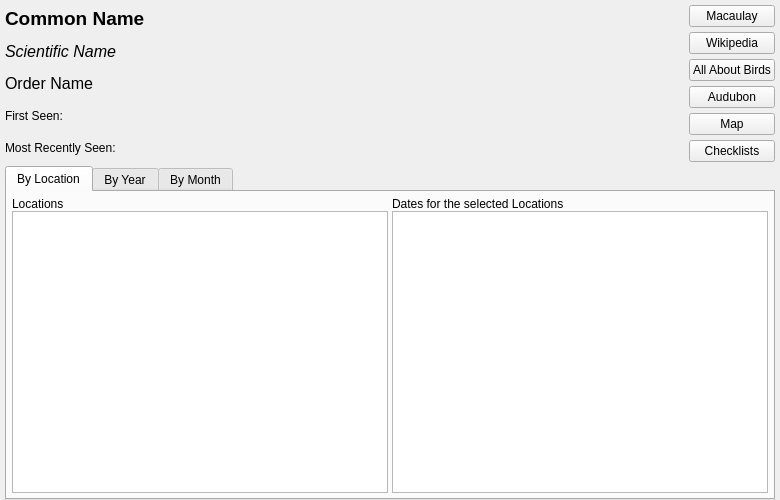
<?xml version="1.0" encoding="UTF-8"?>
<ui version="4.0">
 <class>frmIndividual</class>
 <widget class="QWidget" name="frmIndividual">
  <property name="geometry">
   <rect>
    <x>0</x>
    <y>0</y>
    <width>780</width>
    <height>500</height>
   </rect>
  </property>
  <property name="sizePolicy">
   <sizepolicy hsizetype="Preferred" vsizetype="Preferred">
    <horstretch>0</horstretch>
    <verstretch>0</verstretch>
   </sizepolicy>
  </property>
  <property name="windowTitle">
   <string>Species Report</string>
  </property>
  <property name="windowIcon">
   <iconset resource="icons.qrc">
    <normaloff>:/icon_individual.png</normaloff>:/icon_individual.png</iconset>
  </property>
  <widget class="QScrollArea" name="scrollArea">
   <property name="geometry">
    <rect>
     <x>0</x>
     <y>0</y>
     <width>780</width>
     <height>500</height>
    </rect>
   </property>
   <property name="frameShape">
    <enum>QFrame::NoFrame</enum>
   </property>
   <property name="frameShadow">
    <enum>QFrame::Plain</enum>
   </property>
   <property name="lineWidth">
    <number>0</number>
   </property>
   <property name="widgetResizable">
    <bool>true</bool>
   </property>
   <widget class="QWidget" name="scrollAreaWidgetContents">
    <property name="geometry">
     <rect>
      <x>0</x>
      <y>0</y>
      <width>780</width>
      <height>500</height>
     </rect>
    </property>
    <property name="sizePolicy">
     <sizepolicy hsizetype="Expanding" vsizetype="Expanding">
      <horstretch>0</horstretch>
      <verstretch>0</verstretch>
     </sizepolicy>
    </property>
    <layout class="QVBoxLayout" name="verticalLayout">
     <property name="spacing">
      <number>4</number>
     </property>
     <property name="leftMargin">
      <number>5</number>
     </property>
     <property name="topMargin">
      <number>5</number>
     </property>
     <property name="rightMargin">
      <number>5</number>
     </property>
     <property name="bottomMargin">
      <number>0</number>
     </property>
     <item>
      <widget class="QFrame" name="frameTop">
       <property name="sizePolicy">
        <sizepolicy hsizetype="Expanding" vsizetype="Preferred">
         <horstretch>0</horstretch>
         <verstretch>0</verstretch>
        </sizepolicy>
       </property>
       <property name="layoutDirection">
        <enum>Qt::LeftToRight</enum>
       </property>
       <property name="frameShape">
        <enum>QFrame::NoFrame</enum>
       </property>
       <property name="frameShadow">
        <enum>QFrame::Plain</enum>
       </property>
       <property name="lineWidth">
        <number>0</number>
       </property>
       <layout class="QHBoxLayout" name="horizontalLayout">
        <property name="spacing">
         <number>4</number>
        </property>
        <property name="leftMargin">
         <number>0</number>
        </property>
        <property name="topMargin">
         <number>0</number>
        </property>
        <property name="rightMargin">
         <number>0</number>
        </property>
        <property name="bottomMargin">
         <number>0</number>
        </property>
        <item>
         <widget class="QFrame" name="frameNames">
          <property name="sizePolicy">
           <sizepolicy hsizetype="Expanding" vsizetype="Preferred">
            <horstretch>0</horstretch>
            <verstretch>0</verstretch>
           </sizepolicy>
          </property>
          <property name="layoutDirection">
           <enum>Qt::LeftToRight</enum>
          </property>
          <property name="frameShape">
           <enum>QFrame::NoFrame</enum>
          </property>
          <property name="frameShadow">
           <enum>QFrame::Plain</enum>
          </property>
          <property name="lineWidth">
           <number>0</number>
          </property>
          <layout class="QVBoxLayout" name="verticalLayout_3">
           <property name="leftMargin">
            <number>0</number>
           </property>
           <property name="topMargin">
            <number>0</number>
           </property>
           <property name="rightMargin">
            <number>0</number>
           </property>
           <property name="bottomMargin">
            <number>0</number>
           </property>
           <item>
            <widget class="QLabel" name="lblCommonName">
             <property name="sizePolicy">
              <sizepolicy hsizetype="Expanding" vsizetype="Preferred">
               <horstretch>0</horstretch>
               <verstretch>0</verstretch>
              </sizepolicy>
             </property>
             <property name="font">
              <font>
               <pointsize>14</pointsize>
               <weight>75</weight>
               <bold>true</bold>
              </font>
             </property>
             <property name="text">
              <string>Common Name</string>
             </property>
             <property name="wordWrap">
              <bool>true</bool>
             </property>
             <property name="textInteractionFlags">
              <set>Qt::LinksAccessibleByMouse|Qt::TextSelectableByMouse</set>
             </property>
            </widget>
           </item>
           <item>
            <widget class="QLabel" name="lblScientificName">
             <property name="sizePolicy">
              <sizepolicy hsizetype="Expanding" vsizetype="Preferred">
               <horstretch>0</horstretch>
               <verstretch>0</verstretch>
              </sizepolicy>
             </property>
             <property name="font">
              <font>
               <pointsize>12</pointsize>
               <weight>50</weight>
               <italic>true</italic>
               <bold>false</bold>
              </font>
             </property>
             <property name="text">
              <string>Scientific Name</string>
             </property>
             <property name="wordWrap">
              <bool>true</bool>
             </property>
            </widget>
           </item>
           <item>
            <widget class="QLabel" name="lblOrderName">
             <property name="sizePolicy">
              <sizepolicy hsizetype="Expanding" vsizetype="Preferred">
               <horstretch>0</horstretch>
               <verstretch>0</verstretch>
              </sizepolicy>
             </property>
             <property name="font">
              <font>
               <pointsize>12</pointsize>
               <weight>50</weight>
               <italic>false</italic>
               <bold>false</bold>
              </font>
             </property>
             <property name="text">
              <string>Order Name</string>
             </property>
             <property name="wordWrap">
              <bool>true</bool>
             </property>
            </widget>
           </item>
           <item>
            <widget class="QLabel" name="lblFirstSeen">
             <property name="text">
              <string>First Seen:</string>
             </property>
             <property name="wordWrap">
              <bool>true</bool>
             </property>
            </widget>
           </item>
           <item>
            <widget class="QLabel" name="lblMostRecentlySeen">
             <property name="sizePolicy">
              <sizepolicy hsizetype="Expanding" vsizetype="Preferred">
               <horstretch>0</horstretch>
               <verstretch>0</verstretch>
              </sizepolicy>
             </property>
             <property name="text">
              <string>Most Recently Seen:</string>
             </property>
             <property name="wordWrap">
              <bool>true</bool>
             </property>
             <property name="textInteractionFlags">
              <set>Qt::LinksAccessibleByMouse|Qt::TextSelectableByMouse</set>
             </property>
            </widget>
           </item>
          </layout>
         </widget>
        </item>
        <item>
         <widget class="QFrame" name="frameButtons">
          <property name="sizePolicy">
           <sizepolicy hsizetype="Preferred" vsizetype="Preferred">
            <horstretch>0</horstretch>
            <verstretch>0</verstretch>
           </sizepolicy>
          </property>
          <property name="layoutDirection">
           <enum>Qt::RightToLeft</enum>
          </property>
          <property name="frameShape">
           <enum>QFrame::NoFrame</enum>
          </property>
          <property name="frameShadow">
           <enum>QFrame::Plain</enum>
          </property>
          <property name="lineWidth">
           <number>0</number>
          </property>
          <layout class="QVBoxLayout" name="verticalLayout_10">
           <property name="spacing">
            <number>5</number>
           </property>
           <property name="leftMargin">
            <number>0</number>
           </property>
           <property name="topMargin">
            <number>0</number>
           </property>
           <property name="rightMargin">
            <number>0</number>
           </property>
           <property name="bottomMargin">
            <number>0</number>
           </property>
           <item>
            <widget class="QPushButton" name="buttonMacaulay">
             <property name="sizePolicy">
              <sizepolicy hsizetype="Preferred" vsizetype="Preferred">
               <horstretch>0</horstretch>
               <verstretch>0</verstretch>
              </sizepolicy>
             </property>
             <property name="text">
              <string>Macaulay</string>
             </property>
            </widget>
           </item>
           <item>
            <widget class="QPushButton" name="buttonWikipedia">
             <property name="sizePolicy">
              <sizepolicy hsizetype="Preferred" vsizetype="Preferred">
               <horstretch>0</horstretch>
               <verstretch>0</verstretch>
              </sizepolicy>
             </property>
             <property name="text">
              <string>Wikipedia</string>
             </property>
            </widget>
           </item>
           <item>
            <widget class="QPushButton" name="buttonAllAboutBirds">
             <property name="sizePolicy">
              <sizepolicy hsizetype="Preferred" vsizetype="Preferred">
               <horstretch>0</horstretch>
               <verstretch>0</verstretch>
              </sizepolicy>
             </property>
             <property name="text">
              <string>All About Birds</string>
             </property>
            </widget>
           </item>
           <item>
            <widget class="QPushButton" name="buttonAudubon">
             <property name="sizePolicy">
              <sizepolicy hsizetype="Preferred" vsizetype="Preferred">
               <horstretch>0</horstretch>
               <verstretch>0</verstretch>
              </sizepolicy>
             </property>
             <property name="text">
              <string>Audubon</string>
             </property>
            </widget>
           </item>
           <item>
            <widget class="QPushButton" name="buttonMap">
             <property name="sizePolicy">
              <sizepolicy hsizetype="Preferred" vsizetype="Preferred">
               <horstretch>0</horstretch>
               <verstretch>0</verstretch>
              </sizepolicy>
             </property>
             <property name="text">
              <string>Map</string>
             </property>
            </widget>
           </item>
           <item>
            <widget class="QPushButton" name="buttonChecklists">
             <property name="sizePolicy">
              <sizepolicy hsizetype="Preferred" vsizetype="Preferred">
               <horstretch>0</horstretch>
               <verstretch>0</verstretch>
              </sizepolicy>
             </property>
             <property name="text">
              <string>Checklists</string>
             </property>
            </widget>
           </item>
          </layout>
         </widget>
        </item>
       </layout>
      </widget>
     </item>
     <item>
      <widget class="QTabWidget" name="tabIndividual">
       <property name="currentIndex">
        <number>0</number>
       </property>
       <widget class="QWidget" name="tab">
        <attribute name="title">
         <string>By Location</string>
        </attribute>
        <layout class="QHBoxLayout" name="horizontalLayout_2">
         <property name="spacing">
          <number>4</number>
         </property>
         <property name="leftMargin">
          <number>5</number>
         </property>
         <property name="topMargin">
          <number>5</number>
         </property>
         <property name="rightMargin">
          <number>5</number>
         </property>
         <property name="bottomMargin">
          <number>5</number>
         </property>
         <item>
          <widget class="QFrame" name="frame">
           <property name="sizePolicy">
            <sizepolicy hsizetype="Expanding" vsizetype="Expanding">
             <horstretch>0</horstretch>
             <verstretch>0</verstretch>
            </sizepolicy>
           </property>
           <property name="frameShape">
            <enum>QFrame::NoFrame</enum>
           </property>
           <property name="frameShadow">
            <enum>QFrame::Plain</enum>
           </property>
           <property name="lineWidth">
            <number>0</number>
           </property>
           <layout class="QVBoxLayout" name="verticalLayout_4">
            <property name="spacing">
             <number>0</number>
            </property>
            <property name="leftMargin">
             <number>0</number>
            </property>
            <property name="topMargin">
             <number>0</number>
            </property>
            <property name="rightMargin">
             <number>0</number>
            </property>
            <property name="bottomMargin">
             <number>0</number>
            </property>
            <item>
             <widget class="QLabel" name="lblLocations">
              <property name="text">
               <string>Locations</string>
              </property>
             </widget>
            </item>
            <item>
             <widget class="QTreeWidget" name="trLocations">
              <attribute name="headerVisible">
               <bool>false</bool>
              </attribute>
              <column>
               <property name="text">
                <string notr="true">1</string>
               </property>
              </column>
             </widget>
            </item>
           </layout>
          </widget>
         </item>
         <item>
          <widget class="QFrame" name="frame_2">
           <property name="sizePolicy">
            <sizepolicy hsizetype="Expanding" vsizetype="Expanding">
             <horstretch>0</horstretch>
             <verstretch>0</verstretch>
            </sizepolicy>
           </property>
           <property name="frameShape">
            <enum>QFrame::NoFrame</enum>
           </property>
           <property name="frameShadow">
            <enum>QFrame::Plain</enum>
           </property>
           <property name="lineWidth">
            <number>0</number>
           </property>
           <layout class="QVBoxLayout" name="verticalLayout_5">
            <property name="spacing">
             <number>0</number>
            </property>
            <property name="leftMargin">
             <number>0</number>
            </property>
            <property name="topMargin">
             <number>0</number>
            </property>
            <property name="rightMargin">
             <number>0</number>
            </property>
            <property name="bottomMargin">
             <number>0</number>
            </property>
            <item>
             <widget class="QLabel" name="lblDatesForLocation">
              <property name="text">
               <string>Dates for the selected Locations</string>
              </property>
             </widget>
            </item>
            <item>
             <widget class="QListWidget" name="lstDates">
              <property name="spacing">
               <number>2</number>
              </property>
              <property name="sortingEnabled">
               <bool>true</bool>
              </property>
             </widget>
            </item>
           </layout>
          </widget>
         </item>
        </layout>
       </widget>
       <widget class="QWidget" name="tab_2">
        <attribute name="title">
         <string>By Year</string>
        </attribute>
        <layout class="QHBoxLayout" name="horizontalLayout_3">
         <property name="spacing">
          <number>4</number>
         </property>
         <property name="leftMargin">
          <number>5</number>
         </property>
         <property name="topMargin">
          <number>5</number>
         </property>
         <property name="rightMargin">
          <number>5</number>
         </property>
         <property name="bottomMargin">
          <number>5</number>
         </property>
         <item>
          <widget class="QFrame" name="frame_3">
           <property name="frameShape">
            <enum>QFrame::NoFrame</enum>
           </property>
           <property name="frameShadow">
            <enum>QFrame::Plain</enum>
           </property>
           <property name="lineWidth">
            <number>0</number>
           </property>
           <layout class="QVBoxLayout" name="verticalLayout_6">
            <property name="spacing">
             <number>0</number>
            </property>
            <property name="leftMargin">
             <number>0</number>
            </property>
            <property name="topMargin">
             <number>0</number>
            </property>
            <property name="rightMargin">
             <number>0</number>
            </property>
            <property name="bottomMargin">
             <number>0</number>
            </property>
            <item>
             <widget class="QLabel" name="lblDates">
              <property name="text">
               <string>Dates</string>
              </property>
             </widget>
            </item>
            <item>
             <widget class="QTreeWidget" name="trDates">
              <attribute name="headerVisible">
               <bool>false</bool>
              </attribute>
              <column>
               <property name="text">
                <string notr="true">1</string>
               </property>
              </column>
             </widget>
            </item>
           </layout>
          </widget>
         </item>
         <item>
          <widget class="QFrame" name="frame_4">
           <property name="frameShape">
            <enum>QFrame::NoFrame</enum>
           </property>
           <property name="frameShadow">
            <enum>QFrame::Plain</enum>
           </property>
           <property name="lineWidth">
            <number>0</number>
           </property>
           <layout class="QVBoxLayout" name="verticalLayout_7">
            <property name="spacing">
             <number>0</number>
            </property>
            <property name="leftMargin">
             <number>0</number>
            </property>
            <property name="topMargin">
             <number>0</number>
            </property>
            <property name="rightMargin">
             <number>0</number>
            </property>
            <property name="bottomMargin">
             <number>0</number>
            </property>
            <item>
             <widget class="QLabel" name="lblLocationsForDate">
              <property name="text">
               <string>Locations for the selected date</string>
              </property>
             </widget>
            </item>
            <item>
             <widget class="QTableWidget" name="tblYearLocations">
              <property name="editTriggers">
               <set>QAbstractItemView::NoEditTriggers</set>
              </property>
              <property name="showGrid">
               <bool>false</bool>
              </property>
             </widget>
            </item>
           </layout>
          </widget>
         </item>
        </layout>
       </widget>
       <widget class="QWidget" name="tab_3">
        <property name="sizePolicy">
         <sizepolicy hsizetype="Expanding" vsizetype="Expanding">
          <horstretch>0</horstretch>
          <verstretch>0</verstretch>
         </sizepolicy>
        </property>
        <attribute name="title">
         <string>By Month</string>
        </attribute>
        <layout class="QHBoxLayout" name="horizontalLayout_4">
         <property name="spacing">
          <number>4</number>
         </property>
         <property name="leftMargin">
          <number>5</number>
         </property>
         <property name="topMargin">
          <number>5</number>
         </property>
         <property name="rightMargin">
          <number>5</number>
         </property>
         <property name="bottomMargin">
          <number>5</number>
         </property>
         <item>
          <widget class="QFrame" name="frame_5">
           <property name="frameShape">
            <enum>QFrame::NoFrame</enum>
           </property>
           <property name="frameShadow">
            <enum>QFrame::Plain</enum>
           </property>
           <property name="lineWidth">
            <number>0</number>
           </property>
           <layout class="QVBoxLayout" name="verticalLayout_8">
            <property name="spacing">
             <number>0</number>
            </property>
            <property name="leftMargin">
             <number>0</number>
            </property>
            <property name="topMargin">
             <number>0</number>
            </property>
            <property name="rightMargin">
             <number>0</number>
            </property>
            <property name="bottomMargin">
             <number>0</number>
            </property>
            <item>
             <widget class="QLabel" name="lblMonthDates">
              <property name="text">
               <string>Dates</string>
              </property>
             </widget>
            </item>
            <item>
             <widget class="QTreeWidget" name="trMonthDates">
              <attribute name="headerVisible">
               <bool>false</bool>
              </attribute>
              <column>
               <property name="text">
                <string notr="true">1</string>
               </property>
              </column>
             </widget>
            </item>
           </layout>
          </widget>
         </item>
         <item>
          <widget class="QFrame" name="frame_6">
           <property name="frameShape">
            <enum>QFrame::NoFrame</enum>
           </property>
           <property name="frameShadow">
            <enum>QFrame::Plain</enum>
           </property>
           <property name="lineWidth">
            <number>0</number>
           </property>
           <layout class="QVBoxLayout" name="verticalLayout_9">
            <property name="spacing">
             <number>0</number>
            </property>
            <property name="leftMargin">
             <number>0</number>
            </property>
            <property name="topMargin">
             <number>0</number>
            </property>
            <property name="rightMargin">
             <number>0</number>
            </property>
            <property name="bottomMargin">
             <number>0</number>
            </property>
            <item>
             <widget class="QLabel" name="lblMonthLocationsForDate">
              <property name="text">
               <string>Locations for the selected date</string>
              </property>
             </widget>
            </item>
            <item>
             <widget class="QTableWidget" name="tblMonthLocations">
              <property name="editTriggers">
               <set>QAbstractItemView::NoEditTriggers</set>
              </property>
              <property name="showGrid">
               <bool>false</bool>
              </property>
             </widget>
            </item>
           </layout>
          </widget>
         </item>
        </layout>
       </widget>
      </widget>
     </item>
    </layout>
   </widget>
  </widget>
 </widget>
 <resources>
  <include location="icons.qrc"/>
 </resources>
 <connections/>
</ui>
